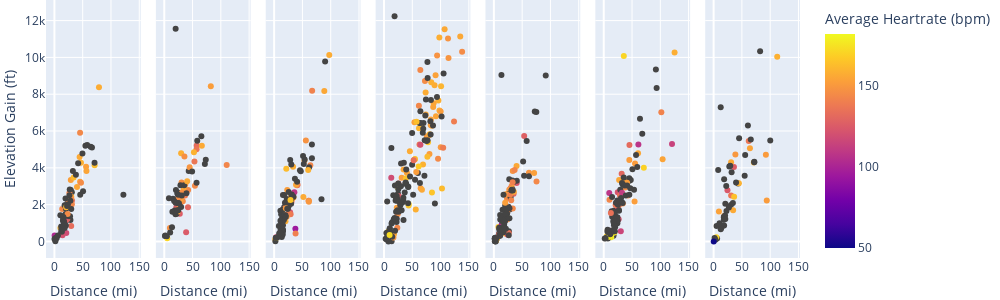

Here is the notebook cell this chart was saved with:
### Code cell
fig = px.scatter(data_frame = df,
                 x = "Distance (mi)",
                 y = "Elevation Gain (ft)",
                 color = "Average Heartrate (bpm)",
                 width = 1000,
                 height = 300,
                facet_col="Days"
                )

#reduce whitespace
fig.update_layout(margin={"r":0, "t":0, "l":0, "b":0})
# show the plot
fig.show()

### Figure 1 — Plotly figure (JSON) as saved in the notebook; plotly's stock layout.template omitted (floating-point values rounded to 4 significant figures; data arrays with more than 128 entries replaced by an {"elided": "..."} marker saying what was removed)
{"data": [{"hovertemplate": "Days=Thursday<br>Distance (mi)=%{x}<br>Elevation Gain (ft)=%{y}<br>Average Heartrate (bpm)=%{marker.color}<extra></extra>", "legendgroup": "", "marker": {"color": [null, null, null, null, null, null, 143.8, 143.7, 153.1, 163.1, 153.5, 152.9, 157.3, null, 159.8, 156.3, 132.8, 124, 101.7, 152.3, null, null, null, null, null, null, null, 138.4, 137.1, 133.8, null, null, 146.3, 118.3, 131.1, 127.8, 120.5, 106.3, 141.8, null, 151, null, 154.9, 161.7, 143.5, 154.7, 160.2, 158.5, 140, 155.7, 145.2, null, null, null, null, null, null, null, null, null, null, null, null, null, null, null, null, null, null, null, null, null, null, null, null, null, null, null, null, null, null, null, null, null, null, null, null, null, 145.3, 145.1, null, null], "coloraxis": "coloraxis", "symbol": "circle"}, "mode": "markers", "name": "", "orientation": "v", "showlegend": false, "type": "scatter", "x": [28.91, 29.13, 27.62, 22.53, 21.21, 26.66, 45.41, 13.74, 55.96, 71.08, 45.35, 28.99, 78.78, 24.01, 10.61, 44.56, 29.71, 20.17, 0.35, 25.33, 11.92, 1.84, 20.51, 30.8, 20.53, 28.34, 18.02, 27.59, 25.52, 31.05, 18.25, 54.79, 19.56, 21, 22.83, 20.73, 14.26, 18.59, 26.43, 27.09, 26.07, 1.84, 56.67, 33.92, 30.87, 39.88, 20.77, 47.03, 19.36, 29.91, 29.31, 17.53, 16.73, 49.55, 66.41, 25.86, 28.27, 38.02, 57.92, 18.77, 20.26, 19.66, 16.69, 122.0, 0.14, 32.68, 16.89, 11.97, 10.54, 41.97, 6.21, 13.24, 3.87, 15.16, 50.64, 15.71, 12.44, 26.61, 22.33, 18.12, 15.63, 19.47, 1.7, 45.61, 70.96, 29.77, 63.99, 23.89, 47.02, 23.35, 15.79, 17.07], "xaxis": "x", "y": [2792.0, 2103.0, 1375.0, 1381.0, 1152.0, 2264.0, 5909.0, 1759.0, 4065.0, 4137.0, 3238.0, 3337.0, 8376.0, 2234.0, 731.6, 4583.0, 843.2, 1463.0, 318.2, 2152.0, 505.2, 192.3, 1762.0, 2667.0, 1988.0, 1168.0, 1972.0, 2021, 2087.0, 2228.0, 1329.0, 5207.0, 1342.0, 459.3, 1224.0, 1165.0, 344.5, 1325.0, 2628.0, 2820.0, 2300.0, 160.8, 3832.0, 3481.0, 2024.0, 2953.0, 1860.0, 4282.0, 1407.0, 2428.0, 2323.0, 908.8, 1070.0, 4777.0, 5108.0, 1365.0, 2218.0, 3622.0, 5236.0, 1381.0, 866.1, 2329.0, 1089.0, 2539.0, 128.0, 3822.0, 1047.0, 816.9, 1421.0, 4245.0, 328.1, 521.6, 170.6, 1145.0, 2726.0, 1109.0, 666.0, 2516.0, 1923.0, 728.4, 1253.0, 1473.0, 6.56, 2536.0, 4273.0, 1759.0, 5148.0, 2008.0, 3189.0, 1493.0, 1329.0, 948.5], "yaxis": "y"}, {"hovertemplate": "Days=Wednesday<br>Distance (mi)=%{x}<br>Elevation Gain (ft)=%{y}<br>Average Heartrate (bpm)=%{marker.color}<extra></extra>", "legendgroup": "", "marker": {"color": [null, 125.9, null, 137, 158.2, 132.2, 136.5, 144.8, null, 126.4, 143, 138.9, 146.7, null, 146.7, 156.6, 171.1, 124.9, null, null, null, null, 149.6, 136.7, 158.1, null, 142.9, 159.3, 132.5, 134.3, 144.1, 147.3, 144.5, 152.9, null, null, 147, 155.2, 153.2, null, 130.4, 151.8, 152, null, 155.2, 148.5, 151, 146, 145.9, 148.7, null, null, null, null, null, null, null, null, null, null, null, null, null, null, null, null, null, null, null, null, null, null, null, null, null, 156.5, null, null], "coloraxis": "coloraxis", "symbol": "circle"}, "mode": "markers", "name": "", "orientation": "v", "showlegend": false, "type": "scatter", "x": [24.29, 27.42, 21.89, 53.38, 29.79, 57.3, 57.12, 54.2, 8.27, 21.38, 110.3, 36.8, 30.53, 19.83, 35.66, 66.4, 5.2, 38.63, 31.37, 27.76, 20.61, 27.27, 29.26, 30.55, 25.12, 29.13, 28.34, 52.46, 26.13, 26.35, 42.16, 37.05, 32.73, 32.43, 1.19, 23, 9.94, 34.56, 29.34, 35.23, 41.9, 29.52, 82.29, 43.18, 23.74, 27.7, 21.58, 31.65, 23.94, 44.87, 20.08, 24.67, 25.86, 23.81, 49.19, 58.29, 14.33, 30.9, 24.71, 15.44, 24.62, 57.09, 4.53, 17.48, 20.09, 13.7, 29.79, 18.5, 19.81, 1.77, 28.6, 65.55, 39.17, 23.24, 71.75, 40.47, 73.37, 10.4], "xaxis": "x2", "y": [2654.0, 1499.0, 1503.0, 4350.0, 4797.0, 5213.0, 5010.0, 3025.0, 2352.0, 1854.0, 4154.0, 2497.0, 3209.0, 2274.0, 4610.0, 5203.0, 173.9, 505.2, 2635.0, 1932.0, 2792.0, 2021, 2579.0, 2297.0, 2054.0, 2408.0, 2073.0, 4849.0, 2339.0, 2159.0, 2799.0, 3091.0, 2182.0, 2703.0, 295.9, 2612.0, 728.4, 2930.0, 2464.0, 3051.0, 1854.0, 2260.0, 8427.0, 3822.0, 1621.0, 1913.0, 1703.0, 2651.0, 2313.0, 4026.0, 11560.0, 1693.0, 2077.0, 2096.0, 3806.0, 5476.0, 1621.0, 2500, 2543.0, 2326.0, 2080.0, 3192.0, 280.2, 2201.0, 2106.0, 771, 1873.0, 1680.0, 1473.0, 318.2, 3058.0, 5715.0, 2625.0, 1693.0, 4208.0, 3268.0, 4438.0, 484.2], "yaxis": "y2"}, {"hovertemplate": "Days=Tuesday<br>Distance (mi)=%{x}<br>Elevation Gain (ft)=%{y}<br>Average Heartrate (bpm)=%{marker.color}<extra></extra>", "legendgroup": "", "marker": {"color": [null, 149, 145.7, 149.8, 130.8, 166.3, 162.3, 148, 121.8, null, 135.1, 94.3, 153.8, 156.8, 141.7, 139.6, 152.1, 157.2, 139.4, 155.5, 141.4, 156.7, 112.1, 136.8, 158, 108.6, null, null, null, null, 140.7, null, 139.1, 152, null, 149.4, null, 174.3, null, null, null, null, 143, 157.7, null, null, 134.5, 153.5, 136.2, null, 145.3, null, 157.5, null, 150.2, 139.7, 154.8, null, null, null, null, null, null, null, null, null, null, null, null, null, null, null, null, null, null, null, null, null, null, null, null, null, null, null, null, null, null, null, null, null, null, null, null, null, null, null, null, null, null, 150.8, null, null, 165.8, 159.3, null], "coloraxis": "coloraxis", "symbol": "circle"}, "mode": "markers", "name": "", "orientation": "v", "showlegend": false, "type": "scatter", "x": [17.59, 61.32, 60.86, 61.34, 40.7, 13.55, 21.46, 56.11, 28.19, 83.68, 30.72, 37.53, 53.69, 34.17, 67.17, 29.76, 23.14, 97.47, 22.99, 88.67, 18.6, 51.68, 3.41, 29.08, 2.05, 35.75, 47.06, 30.44, 45.69, 13.65, 37.89, 15.74, 26.06, 32.32, 18.29, 30.15, 2.21, 3.82, 22.2, 15.55, 13.39, 4.14, 63.97, 33.47, 11.1, 15.22, 18.52, 31.25, 19.99, 18.66, 18.13, 7.77, 20.01, 25.95, 22.24, 41.36, 38.66, 31, 14.49, 20.08, 66.8, 53.94, 40.6, 31.11, 24.29, 30.91, 51.08, 28.39, 13.28, 13.43, 25.73, 36.74, 12.38, 61.8, 2.86, 17.93, 19.1, 8.84, 90.13, 11.3, 14.6, 30.36, 8.4, 16.91, 22.37, 11.16, 16.92, 15.57, 18.19, 24.72, 52.41, 15.6, 17.63, 29.54, 10.55, 34.25, 13.22, 20.62, 15.56, 20.69, 23.18, 30.03, 28.89, 60.21, 66.75], "xaxis": "x3", "y": [1864.0, 2208.0, 2208.0, 2152.0, 3058.0, 1654.0, 3953.0, 5492.0, 1585.0, 2290.0, 2162.0, 695.5, 4400.0, 2385.0, 8186.0, 2231.0, 2795.0, 10130.0, 2270.0, 8176.0, 1447.0, 2421.0, 229.7, 1473.0, 118.1, 2674.0, 3809.0, 2402.0, 3871.0, 334.6, 429.8, 636.5, 1522.0, 2333.0, 1302.0, 2454.0, 16.08, 207.3, 2310.0, 536.8, 1201.0, 206.7, 4144.0, 4065.0, 1667.0, 383.9, 1388.0, 2480.0, 1827.0, 1362.0, 1355.0, 262.5, 1096.0, 1936.0, 1345.0, 3084.0, 3077.0, 2549.0, 616.8, 1427.0, 4528.0, 4459.0, 3245.0, 2510.0, 1782.0, 2349.0, 4646.0, 4429.0, 856.3, 236.2, 2690.0, 3409.0, 1473.0, 4029.0, 203.4, 2523.0, 2106.0, 439.6, 9783.0, 629.9, 1726.0, 4186.0, 846.5, 1234.0, 1936.0, 1129.0, 1148.0, 2530.0, 1276.0, 1908.0, 4209.0, 1401.0, 1430.0, 2297.0, 456.0, 2425.0, 915.4, 1345.0, 882.5, 1804.0, 1782.0, 2051.0, 2247.0, 3888.0, 5268.0], "yaxis": "y3"}, {"hovertemplate": "Days=Saturday<br>Distance (mi)=%{x}<br>Elevation Gain (ft)=%{y}<br>Average Heartrate (bpm)=%{marker.color}<extra></extra>", "legendgroup": "", "marker": {"color": {"elided": "161 float values"}, "coloraxis": "coloraxis", "symbol": "circle"}, "mode": "markers", "name": "", "orientation": "v", "showlegend": false, "type": "scatter", "x": {"elided": "161 float values"}, "xaxis": "x4", "y": {"elided": "161 float values"}, "yaxis": "y4"}, {"hovertemplate": "Days=Friday<br>Distance (mi)=%{x}<br>Elevation Gain (ft)=%{y}<br>Average Heartrate (bpm)=%{marker.color}<extra></extra>", "legendgroup": "", "marker": {"color": [null, null, null, null, 128.1, 127.5, null, 148.2, 155.7, 149.4, 144, 136.3, 174.9, 130, 156.3, null, 148.4, null, null, 148.6, 143.2, 159.3, 165.9, 155.1, 144.4, null, 166.8, 99.5, null, null, null, null, null, null, null, null, null, null, null, null, 155.6, 144.4, 149.7, null, 143.3, null, 157, 140.5, 108.5, 142.7, 117.1, 143.7, 134.2, 146.9, null, 161.5, 124.2, null, null, 134.3, null, null, 155.4, 138.3, null, 134.2, 155, null, null, null, null, null, null, null, null, 131.2, null, null, null, null, null, null, null, null, null, null, null, null, null, null, null, null, null, null, null, null, null, null, null, null, null, 160.5, null, 152.8, null, null, null, null, null, null, null, null, null, null, null, null, null, null, null, null, null, 153, 141.1], "coloraxis": "coloraxis", "symbol": "circle"}, "mode": "markers", "name": "", "orientation": "v", "showlegend": false, "type": "scatter", "x": [5.84, 5.79, 11.08, 22.84, 21.6, 53.54, 17.89, 31.39, 40.08, 62.03, 75.38, 29.25, 22.34, 34.88, 26.75, 12.72, 33.33, 16.18, 32.87, 27.19, 36.69, 4.7, 8.09, 24.97, 23.19, 23.33, 5.36, 13.64, 2.11, 91.67, 2.9, 25.74, 29.47, 19.34, 11.46, 11.13, 27.93, 25.89, 32.77, 20.85, 31.45, 23.42, 21.24, 26.54, 23.73, 2.11, 21.02, 29.16, 11.61, 30.59, 24.58, 33.4, 26.26, 21.83, 17.05, 33.86, 40.34, 15.62, 15.89, 16.9, 11.09, 23.28, 35.32, 14.05, 10.34, 12.15, 31.19, 40.53, 9.18, 1.95, 1.54, 1.67, 13.26, 9.31, 14.3, 9.39, 17.05, 19.65, 57.97, 13.37, 10.06, 1.69, 26.25, 21.23, 1.57, 27.55, 27.51, 14.02, 19.33, 14.57, 9.29, 34.85, 31.48, 22.88, 31.15, 33.42, 53.42, 19.93, 17.25, 25.45, 17.71, 3.82, 3.3, 19.94, 27.21, 15.32, 9.53, 62.1, 16.93, 11.25, 18.14, 13.03, 14.36, 75.05, 20, 2.56, 4.14, 20.96, 16.83, 51.72, 72.3, 71.1, 33.1], "xaxis": "x5", "y": [226.4, 177.2, 1437.0, 1214.0, 1355.0, 5725.0, 1280.0, 3015.0, 4098.0, 3727.0, 3261.0, 2874.0, 1378.0, 2589.0, 2621.0, 505.2, 3835.0, 1207.0, 3310.0, 2815.0, 3881.0, 187.0, 784.1, 2595.0, 2339.0, 1532.0, 160.8, 892.4, 196.8, 9022.0, 9.84, 2585.0, 2398.0, 1329.0, 374.0, 380.6, 1739.0, 1886.0, 2831.0, 1578.0, 2697.0, 1191.0, 2572.0, 554.5, 1617.0, 12.8, 423.2, 2552.0, 495.4, 2244.0, 367.4, 1791.0, 459.3, 1880.0, 2536.0, 3202.0, 3179.0, 1076.0, 1125.0, 1033.0, 315.0, 1519.0, 2707.0, 689.0, 334.6, 492.1, 2848.0, 3304.0, 439.6, 19.69, 137.8, 9.84, 616.8, 305.1, 600.4, 397.0, 505.2, 1096.0, 5463.0, 9040.0, 377.3, 170.6, 337.9, 692.3, 157.5, 1811.0, 1263.0, 590.5, 1237.0, 738.2, 741.5, 3232.0, 2808.0, 1273.0, 2766.0, 2776.0, 3566.0, 1936.0, 774.3, 1814.0, 679.1, 34.12, 0, 2110.0, 3376.0, 1722.0, 652.9, 3543.0, 1404.0, 1191.0, 902.2, 590.5, 1109.0, 7031.0, 1680.0, 124.0, 177.2, 1499.0, 1158.0, 4341.0, 7064.0, 3720.0, 3215.0], "yaxis": "y5"}, {"hovertemplate": "Days=Sunday<br>Distance (mi)=%{x}<br>Elevation Gain (ft)=%{y}<br>Average Heartrate (bpm)=%{marker.color}<extra></extra>", "legendgroup": "", "marker": {"color": [130.6, 151.7, 132.1, 121.5, 144.2, 121, null, null, 143.6, 154.5, 152.3, 157.8, 145.3, 141.8, null, null, 182.1, 155.8, 108.1, 151.4, 159, 107.6, 110.9, 167.3, 121.1, null, null, null, null, null, 114.4, 155.6, null, null, 169.7, 170.9, null, 134.4, 142.1, 114.9, null, null, null, 172.2, 122.6, 147, 115.8, 152.5, 180.5, 179.4, null, 111.7, 147.9, 177.4, 179.2, 151.3, null, null, 136.9, 136.3, null, null, null, null, null, null, null, null, null, null, null, null, null, null, null, null, null, null, null, null, null, null, null, null, null, null, null, null, null, null, null, null, null, 135, null, null, null, null, null, null, null, null], "coloraxis": "coloraxis", "symbol": "circle"}, "mode": "markers", "name": "", "orientation": "v", "showlegend": false, "type": "scatter", "x": [31.66, 45.24, 45.43, 24.78, 42.8, 26.39, 93.48, 18.75, 10.2, 104.0, 54.49, 125.2, 38.09, 101.8, 17.19, 17.04, 13.15, 27.21, 9.73, 36.45, 11.24, 61.22, 11.09, 5.64, 22.16, 29.18, 92.13, 45.09, 68.1, 45.4, 120.7, 60.61, 47.75, 14.71, 70.85, 35.52, 7.33, 28.75, 26.33, 24.87, 6.47, 1.71, 19.79, 18.81, 10.76, 33.73, 30.14, 41.24, 12.05, 16.52, 14.89, 32.3, 24.91, 14.43, 10.15, 55.31, 11.32, 11.94, 20.95, 26.68, 24.12, 33.49, 50.71, 59.2, 14.61, 31.77, 33.48, 32.25, 25.1, 41.3, 35.33, 19.6, 36.77, 24.19, 6.81, 57.1, 14.07, 3.12, 24.84, 18.26, 21.52, 22.34, 18.11, 30.6, 14.92, 38.99, 6.52, 18.36, 53.54, 17.26, 64.06, 24.07, 46.9, 12.6, 17.87, 20.22, 45.26, 24.73, 26.81, 22.87, 26.87, 17.12], "xaxis": "x6", "y": [3675.0, 4423.0, 5236.0, 2680.0, 2500, 1214.0, 8333.0, 1683.0, 2264.0, 4472.0, 2165.0, 10260.0, 2936.0, 7018.0, 305.1, 360.9, 232.9, 3340.0, 2628.0, 3278.0, 403.5, 5266.0, 584.0, 292.0, 997.4, 2808.0, 9344.0, 3438.0, 5846.0, 3301.0, 5299.0, 4790.0, 3343.0, 2415.0, 4006.0, 10070.0, 157.5, 2493.0, 1942.0, 1706.0, 246.1, 155.8, 1480.0, 488.9, 265.8, 2060.0, 557.7, 3196.0, 337.9, 472.4, 1345.0, 2648.0, 2103.0, 577.4, 255.9, 4232.0, 390.4, 426.5, 1988.0, 2001.0, 2221.0, 3097.0, 3927.0, 4042.0, 597.1, 2136.0, 2083.0, 3179.0, 1995.0, 3035.0, 3471.0, 557.7, 3045.0, 1322.0, 638.5, 4698.0, 1644.0, 172.6, 2159.0, 1624.0, 2103.0, 1283.0, 882.5, 2365.0, 577.4, 2497.0, 538.1, 557.7, 2808.0, 1109.0, 6663.0, 994.1, 2897.0, 1552.0, 976.4, 780.8, 2536.0, 1143.0, 1690.0, 1118.0, 1675.0, 1078.0], "yaxis": "y6"}, {"hovertemplate": "Days=Monday<br>Distance (mi)=%{x}<br>Elevation Gain (ft)=%{y}<br>Average Heartrate (bpm)=%{marker.color}<extra></extra>", "legendgroup": "", "marker": {"color": [125.6, 154.4, 137, null, 151.4, 151.3, 160.9, 156.6, null, 158.5, 137.1, 170.1, null, null, null, 124.1, null, null, null, 114.1, 150.1, 153.6, 159.3, 142.7, 163.9, 153.8, null, null, null, null, 50, null, null, null, null, null, null, null, null, null, null, null, null, null, null, null, null, null, null, null, null, null, null, null, null, 156.6, null], "coloraxis": "coloraxis", "symbol": "circle"}, "mode": "markers", "name": "", "orientation": "v", "showlegend": false, "type": "scatter", "x": [35.95, 64.21, 62.11, 6.16, 93.95, 92.38, 71.11, 30.88, 54.88, 112.4, 30.94, 4.78, 1.72, 17.16, 31.78, 24.49, 3.23, 5.22, 43.31, 18.46, 38.47, 9.36, 44.68, 18.61, 36.24, 18.98, 18.53, 18.21, 12.54, 39.68, 0.18, 82.18, 55.76, 18.05, 30.49, 18.58, 45.06, 20.66, 20.27, 27.72, 12.56, 22.3, 29.37, 34.04, 60.64, 8.08, 18.01, 10.47, 65.71, 71.9, 71.86, 22.69, 100.1, 20.68, 13.2, 34.44, 26.97], "xaxis": "x7", "y": [4042.0, 5066.0, 5463.0, 167.3, 2224.0, 4715.0, 4295.0, 4308.0, 3576.0, 10030.0, 2500, 223.1, 191.9, 874.0, 3763.0, 2789.0, 92.52, 841.9, 3143.0, 1296.0, 4724.0, 1631.0, 3169.0, 1283.0, 2428.0, 1401.0, 872.7, 1339.0, 7295.0, 3202.0, 0, 10330.0, 4692.0, 1299.0, 1975.0, 3386.0, 5607.0, 2054.0, 1404.0, 4078.0, 669.3, 3009.0, 4108.0, 2083.0, 6306.0, 3883.0, 1181.0, 990.8, 5541.0, 4332.0, 4310.0, 1650.0, 5482.0, 1227.0, 721.8, 1699.0, 1846.0], "yaxis": "y7"}], "layout": {"annotations": [{"font": {}, "showarrow": false, "text": "Days=Thursday", "x": 0.06286, "xanchor": "center", "xref": "paper", "y": 1, "yanchor": "bottom", "yref": "paper"}, {"font": {}, "showarrow": false, "text": "Days=Wednesday", "x": 0.2086, "xanchor": "center", "xref": "paper", "y": 1, "yanchor": "bottom", "yref": "paper"}, {"font": {}, "showarrow": false, "text": "Days=Tuesday", "x": 0.3543, "xanchor": "center", "xref": "paper", "y": 1, "yanchor": "bottom", "yref": "paper"}, {"font": {}, "showarrow": false, "text": "Days=Saturday", "x": 0.5, "xanchor": "center", "xref": "paper", "y": 1, "yanchor": "bottom", "yref": "paper"}, {"font": {}, "showarrow": false, "text": "Days=Friday", "x": 0.6457, "xanchor": "center", "xref": "paper", "y": 1, "yanchor": "bottom", "yref": "paper"}, {"font": {}, "showarrow": false, "text": "Days=Sunday", "x": 0.7914, "xanchor": "center", "xref": "paper", "y": 1, "yanchor": "bottom", "yref": "paper"}, {"font": {}, "showarrow": false, "text": "Days=Monday", "x": 0.9371, "xanchor": "center", "xref": "paper", "y": 1, "yanchor": "bottom", "yref": "paper"}], "coloraxis": {"colorbar": {"title": {"text": "Average Heartrate (bpm)"}}, "colorscale": [[0, "#0d0887"], [0.1111, "#46039f"], [0.2222, "#7201a8"], [0.3333, "#9c179e"], [0.4444, "#bd3786"], [0.5556, "#d8576b"], [0.6667, "#ed7953"], [0.7778, "#fb9f3a"], [0.8889, "#fdca26"], [1, "#f0f921"]]}, "height": 300, "legend": {"tracegroupgap": 0}, "margin": {"b": 0, "l": 0, "r": 0, "t": 0}, "width": 1000, "xaxis": {"anchor": "y", "autorange": true, "domain": [0, 0.1257], "range": [-15.06, 153.3], "title": {"text": "Distance (mi)"}, "type": "linear"}, "xaxis2": {"anchor": "y2", "autorange": true, "domain": [0.1457, 0.2714], "matches": "x", "range": [-15.06, 153.3], "title": {"text": "Distance (mi)"}, "type": "linear"}, "xaxis3": {"anchor": "y3", "autorange": true, "domain": [0.2914, 0.4171], "matches": "x", "range": [-15.06, 153.3], "title": {"text": "Distance (mi)"}, "type": "linear"}, "xaxis4": {"anchor": "y4", "autorange": true, "domain": [0.4371, 0.5629], "matches": "x", "range": [-15.06, 153.3], "title": {"text": "Distance (mi)"}, "type": "linear"}, "xaxis5": {"anchor": "y5", "autorange": true, "domain": [0.5829, 0.7086], "matches": "x", "range": [-15.06, 153.3], "title": {"text": "Distance (mi)"}, "type": "linear"}, "xaxis6": {"anchor": "y6", "autorange": true, "domain": [0.7286, 0.8543], "matches": "x", "range": [-15.06, 153.3], "title": {"text": "Distance (mi)"}, "type": "linear"}, "xaxis7": {"anchor": "y7", "autorange": true, "domain": [0.8743, 1.0], "matches": "x", "range": [-15.06, 153.3], "title": {"text": "Distance (mi)"}, "type": "linear"}, "yaxis": {"anchor": "x", "autorange": true, "domain": [0, 1], "range": [-905.4, 13150.0], "title": {"text": "Elevation Gain (ft)"}, "type": "linear"}, "yaxis2": {"anchor": "x2", "autorange": true, "domain": [0, 1], "matches": "y", "range": [-905.4, 13150.0], "showticklabels": false, "type": "linear"}, "yaxis3": {"anchor": "x3", "autorange": true, "domain": [0, 1], "matches": "y", "range": [-905.4, 13150.0], "showticklabels": false, "type": "linear"}, "yaxis4": {"anchor": "x4", "autorange": true, "domain": [0, 1], "matches": "y", "range": [-905.4, 13150.0], "showticklabels": false, "type": "linear"}, "yaxis5": {"anchor": "x5", "autorange": true, "domain": [0, 1], "matches": "y", "range": [-905.4, 13150.0], "showticklabels": false, "type": "linear"}, "yaxis6": {"anchor": "x6", "autorange": true, "domain": [0, 1], "matches": "y", "range": [-905.4, 13150.0], "showticklabels": false, "type": "linear"}, "yaxis7": {"anchor": "x7", "autorange": true, "domain": [0, 1], "matches": "y", "range": [-905.4, 13150.0], "showticklabels": false, "type": "linear"}}}
